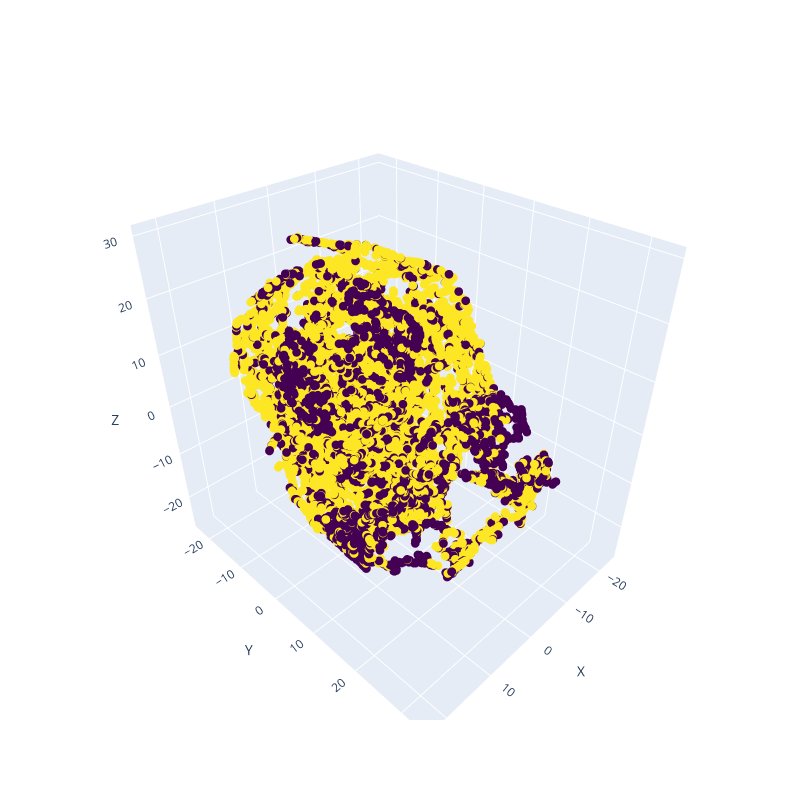

The cell this chart's notebook holds for it:
### Code cell
import plotly.graph_objects as go

tsne = TSNE(n_components=3, perplexity=20)
business_3d = tsne.fit_transform(business_new_feat_enc_ss)

x = business_3d[:, 0]
y = business_3d[:, 1]
z = business_3d[:, 2]
c = business_new_enc.satisfaction_satisfied

# 3D散布図の作成
fig = go.Figure(data=[go.Scatter3d(x=x, y=y, z=z, mode='markers', marker=dict(color=c, colorscale='Viridis', size=3))])

# グラフのレイアウト設定
fig.update_layout(scene=dict(
    xaxis_title='X',
    yaxis_title='Y',
    zaxis_title='Z'
))
# グラフのレイアウト設定（幅と高さの指定）
fig.update_layout(
    scene=dict(
        xaxis_title='X',
        yaxis_title='Y',
        zaxis_title='Z'
    ),
    width=800,  # 幅の設定（ピクセル単位）
    height=800  # 高さの設定（ピクセル単位）
)

# グラフの表示
fig.show()

### Figure 1 — Plotly figure (JSON) as saved in the notebook; plotly's stock layout.template omitted (floating-point values rounded to 4 significant figures; data arrays with more than 128 entries replaced by an {"elided": "..."} marker saying what was removed)
{"data": [{"marker": {"color": {"elided": "11500 int values"}, "colorscale": [[0, "#440154"], [0.1111, "#482878"], [0.2222, "#3e4989"], [0.3333, "#31688e"], [0.4444, "#26828e"], [0.5556, "#1f9e89"], [0.6667, "#35b779"], [0.7778, "#6ece58"], [0.8889, "#b5de2b"], [1, "#fde725"]], "size": 3}, "mode": "markers", "type": "scatter3d", "x": {"elided": "11500 float values"}, "y": {"elided": "11500 float values"}, "z": {"elided": "11500 float values"}}], "layout": {"height": 800, "scene": {"aspectmode": "auto", "aspectratio": {"x": 0.8776, "y": 1.075, "z": 1.06}, "xaxis": {"title": {"text": "X"}, "type": "linear"}, "yaxis": {"title": {"text": "Y"}, "type": "linear"}, "zaxis": {"title": {"text": "Z"}, "type": "linear"}}, "width": 800}}
